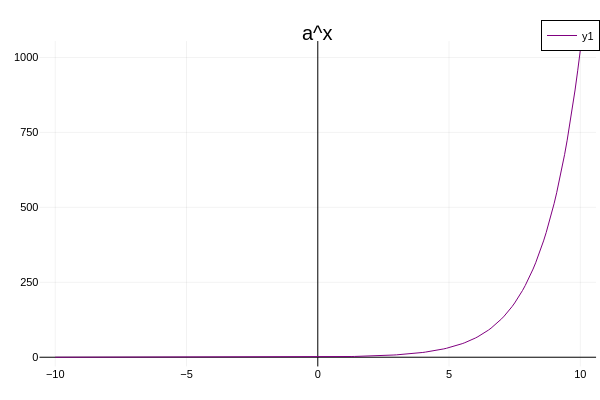

Notebook code for this chart:
### Markdown cell above
<a id="exponential-growth"></a>
#### Exponential Growth

**Mathematical Concept:**
If the base $a$ is strictly greater than 1, the function dictates exponential growth, escalating at an accelerating rate for positive inputs.
$$ f(x) = a^x , \quad a > 1 $$

**Modeling Objective:**
Demonstrate rapid, unbounded acceleration characteristic of compound growth models.

[↑ Back to Table of Contents](#table-of-contents)

### Code cell
x = -10:0.1:10
f(x) = 2^x

plot(x,f,color=:purple, framestyle=:zerolines, title="a^x")

### Figure 1 — Plotly figure (JSON) as saved in the notebook; plotly's stock layout.template omitted (floating-point values rounded to 4 significant figures; data arrays with more than 128 entries replaced by an {"elided": "..."} marker saying what was removed)
{"data": [{"colorbar": {"len": 0.9039, "title": "", "x": 0.9934, "y": 0.4896}, "legendgroup": "y1", "line": {"color": "rgba(128, 0, 128, 1.000)", "dash": "solid", "shape": "linear", "width": 1}, "mode": "lines", "name": "y1", "showlegend": true, "type": "scatter", "x": {"elided": "201 float values"}, "xaxis": "x", "y": {"elided": "201 float values"}, "yaxis": "y"}], "layout": {"annotations": [{"font": {"color": "rgba(0, 0, 0, 1.000)", "family": "sans-serif", "size": 20}, "rotation": 0, "showarrow": false, "text": "a^x", "x": 0.5296, "xanchor": "center", "xref": "paper", "y": 1, "yanchor": "top", "yref": "paper"}], "height": 400, "legend": {"bgcolor": "rgba(255, 255, 255, 1.000)", "bordercolor": "rgba(0, 0, 0, 1.000)", "borderwidth": 1, "font": {"color": "rgba(0, 0, 0, 1.000)", "family": "sans-serif", "size": 11}, "title": {"font": {"color": "rgba(0, 0, 0, 1.000)", "family": "sans-serif", "size": 15}, "text": ""}, "tracegroupgap": 0, "traceorder": "normal", "x": 1, "xanchor": "auto", "y": 1, "yanchor": "auto"}, "margin": {"b": 20, "l": 0, "r": 0, "t": 20}, "paper_bgcolor": "rgba(255, 255, 255, 1.000)", "plot_bgcolor": "rgba(255, 255, 255, 1.000)", "showlegend": true, "width": 600, "xaxis": {"anchor": "y", "domain": [0.06582, 0.9934], "gridcolor": "rgba(0, 0, 0, 0.100)", "gridwidth": 0.5, "linecolor": "rgba(0, 0, 0, 1.000)", "mirror": false, "range": [-10.6, 10.6], "showgrid": true, "showline": false, "showticklabels": true, "tickangle": 0, "tickcolor": "rgba(0, 0, 0, 0.000)", "tickfont": {"color": "rgba(0, 0, 0, 1.000)", "family": "sans-serif", "size": 11}, "tickmode": "array", "ticks": "inside", "ticktext": ["−10", "−5", "0", "5", "10"], "tickvals": [-10, -5, 0, 5, 10], "title": "", "titlefont": {"color": "rgba(0, 0, 0, 1.000)", "family": "sans-serif", "size": 15}, "type": "-", "visible": true, "zeroline": true, "zerolinecolor": "rgba(0, 0, 0, 1.000)"}, "yaxis": {"anchor": "x", "domain": [0.03762, 0.9415], "gridcolor": "rgba(0, 0, 0, 0.100)", "gridwidth": 0.5, "linecolor": "rgba(0, 0, 0, 1.000)", "mirror": false, "range": [-30.72, 1055.0], "showgrid": true, "showline": false, "showticklabels": true, "tickangle": 0, "tickcolor": "rgba(0, 0, 0, 0.000)", "tickfont": {"color": "rgba(0, 0, 0, 1.000)", "family": "sans-serif", "size": 11}, "tickmode": "array", "ticks": "inside", "ticktext": ["0", "250", "500", "750", "1000"], "tickvals": [0, 250, 500, 750, 1000], "title": "", "titlefont": {"color": "rgba(0, 0, 0, 1.000)", "family": "sans-serif", "size": 15}, "type": "-", "visible": true, "zeroline": true, "zerolinecolor": "rgba(0, 0, 0, 1.000)"}}}
